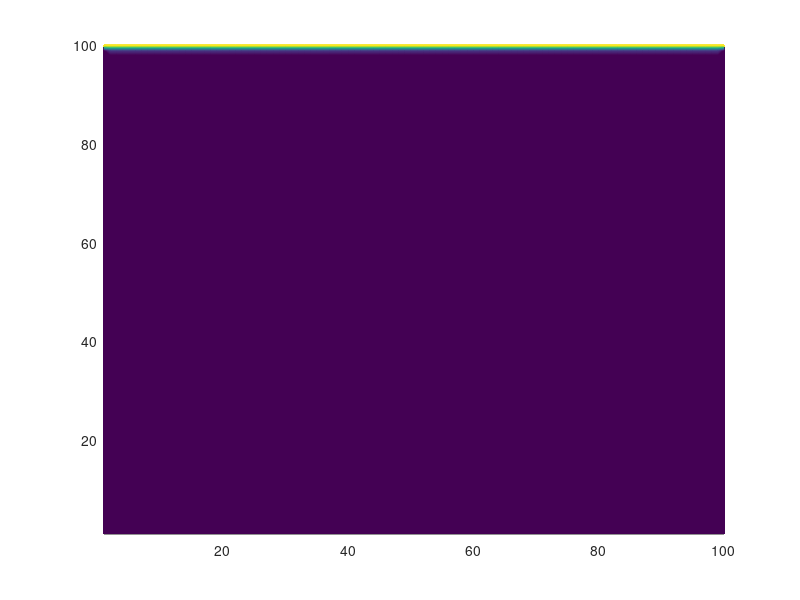

Source code (MATLAB):
tic; hold on; clc; clear; nx=100; ny=100; tstep=40000; 
alpha=0.01; omega=1.0; u_ini=0.1; v_ini=0; Re=u_ini*nx/alpha; 
w1=4/9; w2=1/9; w3=1/36; 
f=ones(nx,ny,9); 
f_eq=f; 
density=2.7;

for ii=1:2

    % Propegate (This part of code [propegate] is always constant for all LBM
    % problems.)
    f(:,:,4)=f([2:nx 1],[ny 1:ny-1],4); f(:,:,3)=f(:,[ny 1:ny-1],3);
    f(:,:,2)=f([nx 1:nx-1],[ny 1:ny-1],2); f(:,:,5)=f([2:nx 1],:,5);
    f(:,:,1)=f([nx 1:nx-1],:,1); f(:,:,6)=f([2:nx 1],[2:ny 1],6);
    f(:,:,7)=f(:,[2:ny 1],7); f(:,:,8)=f([nx 1:nx-1],[2:ny 1],8);
    % Boundary Conditions
    %At i=1, Bounceback
    f(1,:,1)=f(1,:,5); f(1,:,2)=f(1,:,6); f(1,:,8)=f(1,:,4);
    %At i=nx, Bounceback
    f(nx,:,4)=f(nx,:,8); f(nx,:,5)=f(nx,:,1); f(nx,:,6)=f(nx,:,2);
    %At j=1, Bounceback
    f(:,1,2)=f(:,1,6); f(:,1,3)=f(:,1,7); f(:,1,4)=f(:,1,8);
    %At j=ny, Know Velocity
    densityN=f(:,ny,9)+f(:,ny,1)+f(:,ny,5)+2*(f(:,ny,3)+f(:,ny,4)+f(:,ny,2));
    f(:,ny,7)=f(:,ny,3);
    f(:,ny,6)=f(:,ny,2)+0.5*(f(:,ny,1)-f(:,ny,5))-u_ini.*densityN/2;
    f(:,ny,8)=f(:,ny,4)+0.5*(f(:,ny,5)-f(:,ny,1))+u_ini.*densityN/2;
    density=sum(f,3);
    u=(sum(f(:,:,[1 2 8]),3)-sum(f(:,:,[4 5 6]),3))./density;
    v=(sum(f(:,:,[2 3 4]),3)-sum(f(:,:,[6 7 8]),3))./density;
    f_eq(:,:,1)=w2*density.*(1+3*u+9/2*u.^2-3/2*(u.^2+v.^2));
    f_eq(:,:,3)=w2*density.*(1+3*v+9/2*v.^2-3/2*(u.^2+v.^2));
    f_eq(:,:,5)=w2*density.*(1-3*u+9/2*u.^2-3/2*(u.^2+v.^2));
    f_eq(:,:,7)=w2*density.*(1-3*v+9/2*v.^2-3/2*(u.^2+v.^2));
    f_eq(:,:,2)=w3*density.*(1+3*(u+v)+9/2*(u+v).^2-3/2*(u.^2+v.^2));
    f_eq(:,:,4)=w3*density.*(1+3*(-u+v)+9/2*(-u+v).^2-3/2*(u.^2+v.^2));
    f_eq(:,:,6)=w3*density.*(1-3*(u+v)+9/2*(u+v).^2-3/2*(u.^2+v.^2));
    f_eq(:,:,8)=w3*density.*(1+3*(u-v)+9/2*(u-v).^2-3/2*(u.^2+v.^2));
    f_eq(:,:,9)=w1*density.*(1-3/2*(u.^2+v.^2));
    f=omega*f_eq+(1-omega)*f;    
    imagesc(u')
    drawnow
end

contour(u',100); toc;